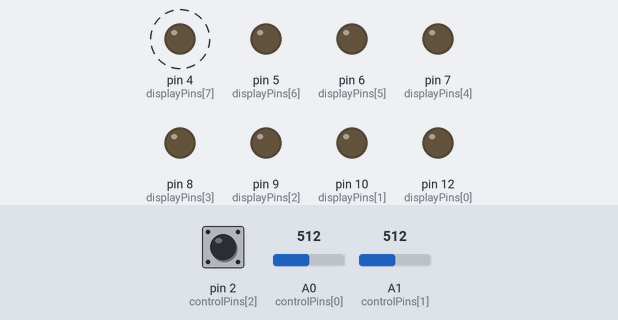
A sketch run on a simulated Arduino Uno, built with avr-gcc and run on an emulated ATmega328P. Shown: output pins drawn as LEDs (lit = HIGH). Dashed ring = blinking. The inputs (shaded band) are chosen by the test bench; at power-on: A0 (controlPins[0]) = 512, pin 2 (controlPins[2]) HIGH, A1 (controlPins[1]) = 512.

Above: at 1.2 s.
1.3 s: A0 (controlPins[0]) set to 124
4.3 s: A0 (controlPins[0]) set to 103
At 4.75 s:
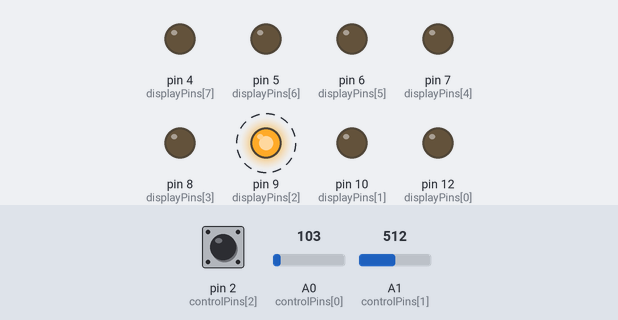
Timing chart, 0 to 13.3 s (numbered marks = the images above; inputs shaded):
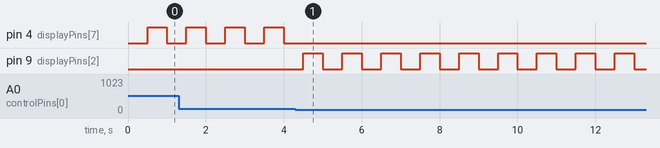

Measured:
- the behaviour switches between 112 and 111 on A0 (controlPins[0]) (found by bisection; images 0 and 1)
- after the input at 4.3 s, pin 4 (displayPins[7]): stops changing and stays LOW; pin 9 (displayPins[2]): alternates HIGH for 0.50 s and LOW for 0.50 s, starting after 0.20 s
- by itself, pin 4 (displayPins[7]): alternates HIGH for 0.50 s and LOW for 0.50 s

The sketch:

H3.ino
```cpp
int displayPins[] = {12, 10, 9, 8, 7, 6, 5, 4};
int controlPins[] = {A0, A1, 2};

int joystickDeadZone = 400;
unsigned long ledBlinkInterval = 500;
unsigned long buttonDebounceTime = 50;
int RESET_HOLD_TIME = 3000;

int displayState = 7;
bool ledStates[8] = {false};
bool displayBlinkOn = false;
unsigned long lastUpdateMillis = 0;
int centerJoystickX, centerJoystickY;

bool joystickMoved = false;

enum JoystickDirection {UP, DOWN, LEFT, RIGHT, CENTERED};

const int displayTransition[8][4] = {
  {-1, 6, 5, 1},
  {0, 6, 5, -1},
  {6, 3, 4, 7},
  {6, -1, 4, 2},
  {6, 3, -1, 2},
  {0, 6, -1, 1},
  {0, 3, -1, -1},
  {-1, -1, 2, -1}
};

bool isButtonActive = false;
unsigned long buttonActiveTime = 0;

void setup() {
  //Serial.begin(9600);
  for (auto pin : displayPins) {
    pinMode(pin, OUTPUT);
    digitalWrite(pin, LOW);
  }
  pinMode(controlPins[2], INPUT_PULLUP);

  centerJoystickX = analogRead(controlPins[0]);
  centerJoystickY = analogRead(controlPins[1]);
}

void loop() {
  bool currentButtonState = digitalRead(controlPins[2]);

  static bool lastButtonState = HIGH;
  static unsigned long lastButtonTime = millis();

  if (currentButtonState != lastButtonState) {
    lastButtonTime = millis();
  }

  if ((millis() - lastButtonTime) > buttonDebounceTime) {
    if (currentButtonState == LOW) {
      isButtonActive = true;
      buttonActiveTime = millis();
    } else if (isButtonActive) {
      unsigned long holdTime = millis() - buttonActiveTime;
      if (holdTime >= RESET_HOLD_TIME) {
        for (int i = 0; i < 8; i++) {
          ledStates[i] = false;
        }
        displayState = 7;
      } else {
        ledStates[displayState] = !ledStates[displayState];
      }
      isButtonActive = false;
    }
  }

  lastButtonState = currentButtonState;

  int joystickX = analogRead(controlPins[0]);
  int joystickY = analogRead(controlPins[1]);
  JoystickDirection movementDirection = determineJoystickMovement(joystickX, joystickY);

    if (!joystickMoved && movementDirection != CENTERED) {
      int nextState = displayTransition[displayState][movementDirection];
      if (nextState != -1 && nextState != displayState) {
        displayState = nextState;
        joystickMoved = true;
      }
  }

  if (movementDirection == CENTERED) {
    joystickMoved = false;
  }

  updateDisplay();
}

void updateDisplay() {
  unsigned long currentMillis = millis();
  if (currentMillis - lastUpdateMillis >= ledBlinkInterval) {
    lastUpdateMillis = currentMillis;
    displayBlinkOn = !displayBlinkOn;
  }

  for (int i = 0; i < 8; i++) {
    if (i == displayState) {
      digitalWrite(displayPins[i], displayBlinkOn ? HIGH : LOW);
    } else {
      digitalWrite(displayPins[i], ledStates[i] ? HIGH : LOW);
    }
  }
}

JoystickDirection determineJoystickMovement(int x, int y) {
  bool inDeadZone = abs(x - centerJoystickX) < joystickDeadZone &&
                    abs(y - centerJoystickY) < joystickDeadZone;
  if (!inDeadZone) {
    if (x < centerJoystickX - joystickDeadZone) return LEFT;
    if (x > centerJoystickX + joystickDeadZone) return RIGHT;
    if (y < centerJoystickY - joystickDeadZone) return UP;
    if (y > centerJoystickY + joystickDeadZone) return DOWN;
  }
  return CENTERED;
}
```
